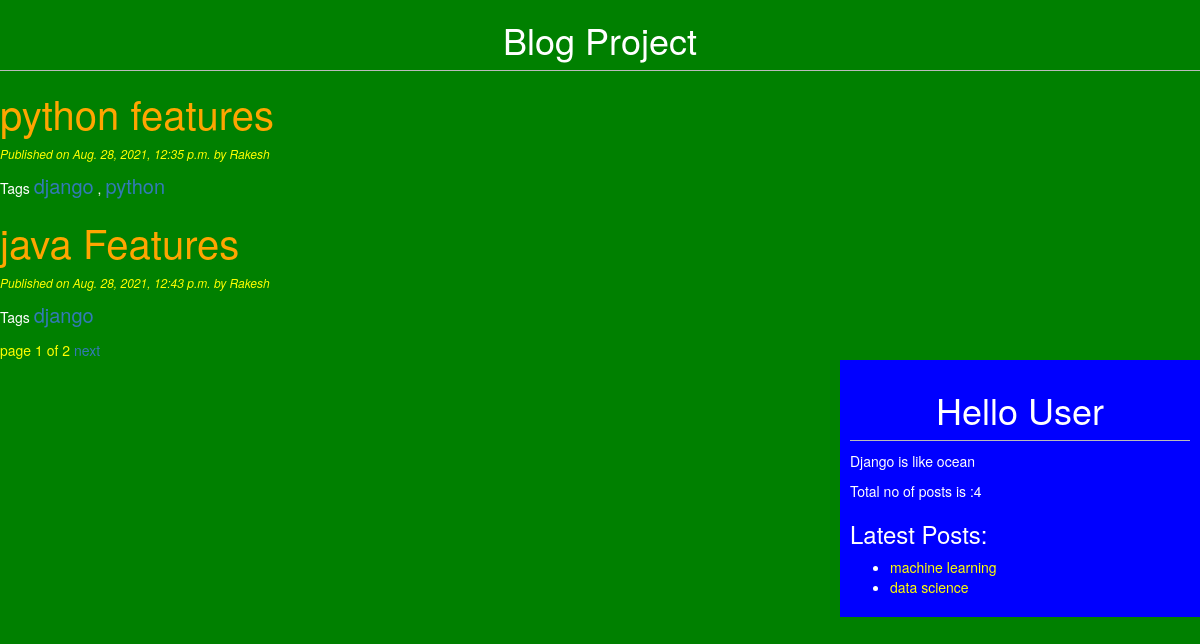
The page / on the database its author committed.
### blogApp/models.py (models this page shows)
class Post(models.Model):
    STATUS_CHOICES=(('draft','Draft'),('published','Published'))
    status=models.CharField(max_length=30,choices=STATUS_CHOICES,default='draft')
    title=models.CharField(max_length=30)
    slug=models.SlugField()
    author=models.ForeignKey(User,related_name="post",on_delete=models.CASCADE)
    body=models.TextField()
    publish=models.DateTimeField(default=timezone.now)
    created_at=models.DateTimeField(auto_now_add=True)
    modified_at=models.DateTimeField(auto_now=True)
    objects=PostManager()
    tags=TaggableManager()         #we have Tag table in libraries and TaggleManagers also

### blogApp/views.py (the view)
# urls.py: path('',views.post_list_view),
def post_list_view(request,tag_slug=None):         #to list all posts
    post_list=Post.objects.all()
    tag=None
    if tag_slug!=None:
        tag=get_object_or_404(Tag,slug=tag_slug)    #Tag table contains 2 fields name,slug
        post_list=post_list.filter(tags__in=[tag])
    p=Paginator(post_list,2)
    page_number=request.GET.get('page')
    try:
        post_list=p.page(page_number)
    except PageNotAnInteger:
        post_list=p.page(1)
    except EmptyPage:
        post_list=p.page(p.num_pages)
    return render(request,'blogApp/post_list.html',{'post_list':post_list,'tag':tag})

### blogApp/models.py (called while the page is built)
    def get_queryset(self):
        return super().get_queryset().filter(status='draft')

### blogApp/templatetags/blog_tags.py (called while the page is built)
@register.simple_tag
def total_posts():
    return Post.objects.count()

@register.inclusion_tag('blogApp/latestposts.html')
def showlatestposts(count=2):
    return {'latest_posts':Post.objects.all().order_by('-publish')[:count]}

### templates/blogApp/post_list.html (shortened to what this page needs)
{%extends 'blogApp/base.html'%}
{%block content_block%}
<h1>Blog Project</h1>
{%for post in post_list%}
<h2><a href="/detail/{{post.id}}/" style="color:orange; font-size:40px">{{post.title}}</a></h2>
<p id='date'>Published on {{post.publish}} by {{post.author|title}}</p>
<p>Tags
  {%for tag in post.tags.all%}
  <a href="{%url 'post_list_by_tag_name' tag.slug %}" style="font-size:20px">{{tag.name}}</a>
  {%if not forloop.last%}, {%endif%}
  {%endfor%}
</p>
{%endfor%}
{%include 'blogApp/pagination.html' with page=post_list%}
{%endblock%}

### templates/blogApp/latestposts.html
<ul>
  {%for post in latest_posts%}
  <li><a href="/detail/{{post.id}}/" style="color:yellow">{{post.title}}</a></li>
  {%endfor%}
</ul>

### static/css/blog.css (style rules this page uses)
h1 { text-align: center; border-bottom: 1px solid #bbb; padding: 0 0 10px 0; }
#date { color:yellow; font-size:12px; font-style: italic; }
body { background: green; color:white; }

### rows shown on the page
Post: title "python features", publish "Aug. 28, 2021, 12:35 p.m.", author "Rakesh"
Tag: name "django"
Tag: name "python"
Post: title "java Features", publish "Aug. 28, 2021, 12:43 p.m.", author "Rakesh"
Post: title "machine learning"
Post: title "data science"

### other values the page prints
{{ page.number }} "1"
{{ page.paginator.num_pages }} "2"
